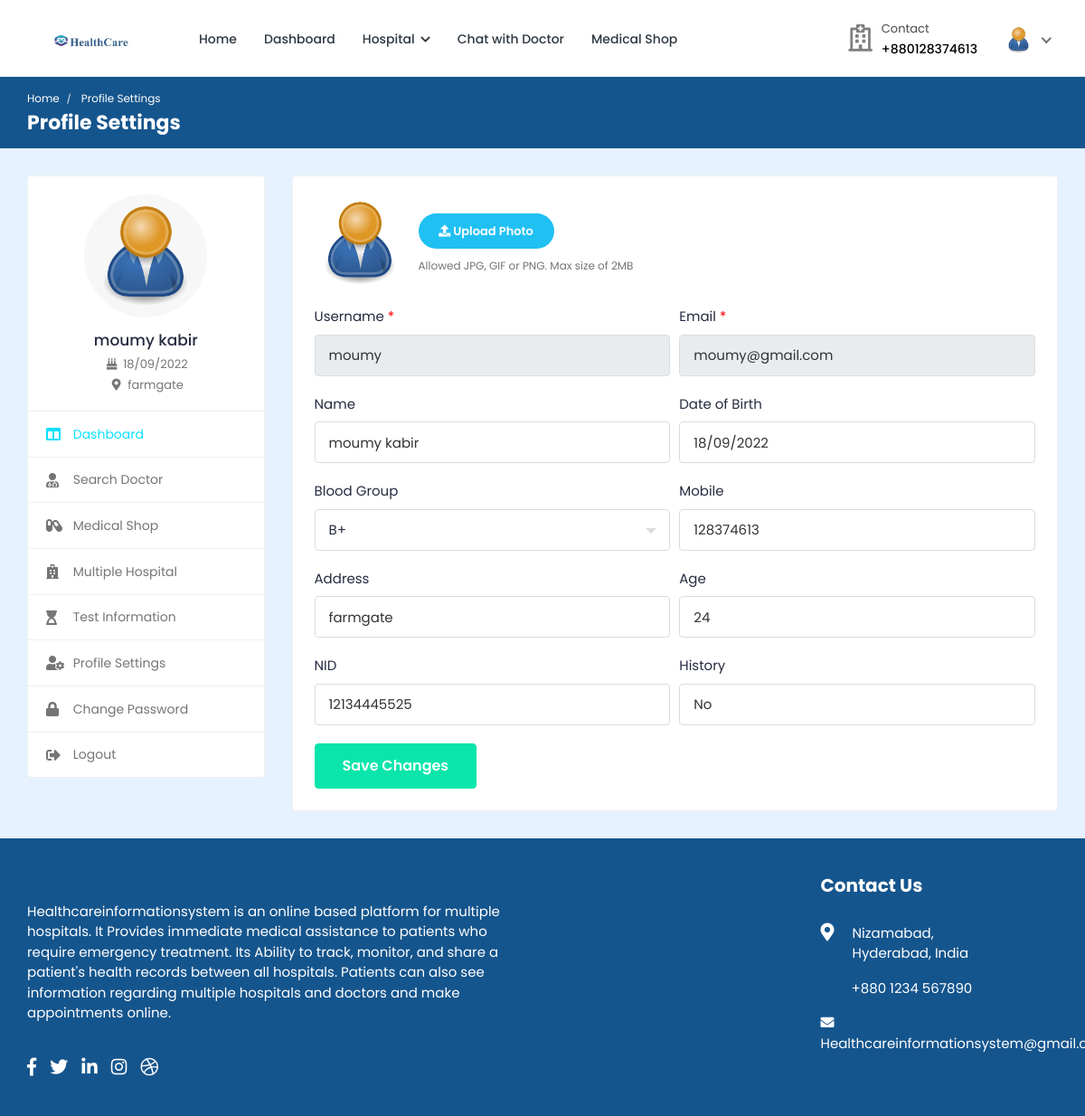
Screenshot of /profile-settings/ (signed in) with the database file from the repository.
### hospital/models.py (models this page shows, shortened)
class Patient(models.Model):
    patient_id = models.AutoField(primary_key=True)
    user = models.OneToOneField(User, on_delete=models.CASCADE, null=True, blank=True, related_name='patient')
    name = models.CharField(max_length=200, null=True, blank=True)
    username = models.CharField(max_length=200, null=True, blank=True)
    age = models.IntegerField(null=True, blank=True)
    email = models.EmailField(max_length=200, null=True, blank=True)
    phone_number = models.IntegerField(null=True, blank=True)
    address = models.CharField(max_length=200, null=True, blank=True)
    featured_image = models.ImageField(upload_to='patients/', default='patients/user-default.png', null=True, blank=True)
    blood_group = models.CharField(max_length=200, null=True, blank=True)
    history = models.CharField(max_length=200, null=True, blank=True)
    dob = models.CharField(max_length=200, null=True, blank=True)
    nid = models.CharField(max_length=200, null=True, blank=True)
    serial_number = models.CharField(max_length=200, null=True, blank=True)
    login_status = models.CharField(max_length=200, null=True, blank=True, default="offline")

### hospital/views.py (the view, shortened to what this page needs)
# urls.py: path('profile-settings/',views.profile_settings, name='profile-settings'),
@csrf_exempt
@login_required(login_url="login")
def profile_settings(request):
    if request.user.is_patient:
        patient = Patient.objects.get(user=request.user)
        old_featured_image = patient.featured_image
        if request.method == 'GET':
            context = {'patient': patient}
            return render(request, 'profile-settings.html', context)
    else:
        redirect('logout')

### templates/profile-settings.html (shortened to what this page needs)
{% load static %}
<!DOCTYPE html>
<html lang="en">
  <head>
    <link
      rel="stylesheet"
      href="{% static 'HealthStack-System/css/Normal/bootstrap.min.css' %}"
    />
    <link
      rel="stylesheet"
      href="{% static 'HealthStack-System/plugins/Normal/fontawesome/css/fontawesome.min.css' %}"
    />
    <link
      rel="stylesheet"
      href="{% static 'HealthStack-System/plugins/Normal/fontawesome/css/all.min.css' %}"
    />
    <link
      rel="stylesheet"
      href="{% static 'HealthStack-System/css/Normal/bootstrap-datetimepicker.min.css' %}"
    />
    <link
      rel="stylesheet"
      href="{% static 'HealthStack-System/plugins/Normal/select2/css/select2.min.css' %}"
    />
    <link
      rel="stylesheet"
      href="{% static 'HealthStack-System/css/Normal/style.css' %}"
    />
    <link href="https://use.fontawesome.com/releases/v5.7.2/css/all.css" rel="stylesheet" />
  </head>
  <body>
    <div class="main-wrapper">
      <header class="header">{% include 'patient_navbar.html' %}</header>
      <div class="breadcrumb-bar">
        <div class="container-fluid">
          <div class="row align-items-center">
            <div class="col-md-12 col-12">
              <nav aria-label="breadcrumb" class="page-breadcrumb">
                <ol class="breadcrumb">
                  <li class="breadcrumb-item"><a href="{% url 'patient-dashboard' %}">Home</a></li>
                  <li class="breadcrumb-item active" aria-current="page">
                    Profile Settings
                  </li>
                </ol>
              </nav>
              <h2 class="breadcrumb-title">Profile Settings</h2>
            </div>
          </div>
        </div>
      </div>
      <div class="content">
        <div class="container-fluid">
          <div class="row">
            <div class="col-md-5 col-lg-4 col-xl-3 theiaStickySidebar">
              <div>{% include 'patient-sidebar.html' %}</div>
            </div>
            <div class="col-md-7 col-lg-8 col-xl-9">
							<div class="card">
								<div class="card-body">
									<form action="{% url 'profile-settings' %}" method="POST" enctype="multipart/form-data">
										<div class="row form-row">
											<div class="col-12 col-md-12">
												<div class="form-group">
													<div class="change-avatar">
														<div class="profile-img">
															<img src="{{patient.featured_image.url}}" alt="User Image">
														</div>
														<div class="upload-img">
															<div class="change-photo-btn">
																<span><i class="fa fa-upload"></i> Upload Photo</span>
															</div>
															<small class="form-text text-muted">Allowed JPG, GIF or PNG. Max size of 2MB</small>
														</div>
													</div>
												</div>
											</div>
                      <div class="col-12 col-md-6">
                        <div class="form-group">
                          <label>Username <span class="text-danger">*</span></label>
                          <input type="text" class="form-control" readonly value="{{patient.username}}" >
                        </div>
											</div>
                      <div class="col-12 col-md-6">
                        <div class="form-group">
                          <label>Email <span class="text-danger">*</span></label>
                          <input type="text" class="form-control" readonly value="{{patient.email}}" >
                        </div>
											</div>
                      <div class="col-12 col-md-6">
												<div class="form-group">
													<label>Name</label>
													<input type="text" class="form-control" value="{{ patient.name }}" name="name">
												</div>
											</div>
											<div class="col-12 col-md-6">
												<div class="form-group">
													<label>Date of Birth</label>
														<input type="text" class="form-control datetimepicker" value="{{patient.dob}}" name="dob">
												</div>
											</div>
											<div class="col-12 col-md-6">
												<div class="form-group">
													<label>Blood Group</label>
												</div>
											</div>
											<div class="col-12 col-md-6">
												<div class="form-group">
													<label>Mobile</label>
													<input type="text" value="{{patient.phone_number}}" class="form-control" name="phone_number">
												</div>
											</div>
											<div class="col-12 col-md-6">
												<div class="form-group">
												<label>Address</label>
													<input type="text" class="form-control" value="{{patient.address}}" name="address">
												</div>
											</div>
                      <div class="col-12 col-md-6">
												<div class="form-group">
												<label>Age</label>
													<input type="text" class="form-control" value="{{patient.age}}" name="age">
												</div>
											</div>
											<div class="col-12 col-md-6">
												<div class="form-group">
													<label>NID</label>
													<input type="text" class="form-control" value="{{patient.nid}}" name="nid">
												</div>
											</div>
											<div class="col-12 col-md-6">
												<div class="form-group">
													<label>History</label>
													<input type="text" class="form-control" value="{{patient.history}}" name="history">
												</div>
											</div>
										</div>
										<div class="submit-section">
											<button type="submit" class="btn btn-primary submit-btn">Save Changes</button>
										</div>
									</form>
								</div>
							</div>
						</div>
          </div>
        </div>
      </div>
      {% include 'footer.html' %}
    </div>
  </body>
</html>

### templates/patient_navbar.html (shortened to what this page needs)
{% load static %}
<nav class="navbar navbar-expand-lg header-nav">
  <div class="navbar-header">
    <a href="{% url 'hospital_home'%}" class="navbar-brand logo">
      <img
        src="{% static 'HealthStack-System/images/Normal/logo.jpg' %}"
        class="img-fluid"
        alt="Logo"
      />
    </a>
  </div>
  <div class="main-menu-wrapper">
    <ul class="main-nav">
      <li>
        <a href="{% url 'hospital_home'%}">Home</a>
      </li>
      <li>
        <a href="{% url 'patient-dashboard' %}">Dashboard</a>
      </li>
      <li class="has-submenu">
        <a href="#">Hospital <i class="fas fa-chevron-down"></i></a>
      </li>
      {% if user.is_authenticated and user.is_patient %}
      <li>
        <a href="{% url 'chat-home' pk=user.id %}">Chat with Doctor</a>
      </li>
      {% endif %}
      <li>
        <a href="{% url 'pharmacy_shop' %}">Medical Shop</a>
      </li>
    </ul>
  </div>
  <ul class="nav header-navbar-rht">
    <li class="nav-item contact-item">
      <div class="header-contact-img">
        <i class="far fa-hospital"></i>
      </div>
      <div class="header-contact-detail">
        <p class="contact-header">Contact</p>
        <p class="contact-info-header">+880{{patient.phone_number}}</p>
      </div>
    </li>
    <li class="nav-item dropdown has-arrow logged-item">
      <a href="#" class="dropdown-toggle nav-link" data-toggle="dropdown">
        <span class="user-img">
          <img
            class="rounded-circle"
            src="{{patient.featured_image.url}}"
            width="31"
            alt="Richard Wilson"
          />
        </span>
      </a>
    </li>
  </ul>
</nav>

### templates/patient-sidebar.html
{% load static %}
    <div class="profile-sidebar">
      <div class="widget-profile pro-widget-content">
        <div class="profile-info-widget">
          <a href="#" class="booking-doc-img">
            <img
              src="{{ patient.featured_image.url }}"
              alt="User Image"
            />
          </a>
          <div class="profile-det-info">
            <h3>{{patient.name}}</h3>
            <div class="patient-details">
              <h5>
                <i class="fas fa-birthday-cake"></i> {{ patient.dob }}
              </h5>
              <h5 class="mb-0">
                <i class="fas fa-map-marker-alt"></i>
                {{ patient.address }}
              </h5>
            </div>
          </div>
        </div>
      </div>
      <div class="dashboard-widget">
        <nav class="dashboard-menu sidebar">
          <ul>
            <li class="active">
              <a href="{% url 'patient-dashboard' %}">
                <i class="fas fa-columns"></i>
                <span>Dashboard</span>
              </a>
            </li>
            <li class="nav-item has-submenu">
              <a href="{% url 'search' %}">
                <i class="fas fa-user-md"></i>
                <span>Search Doctor</span>
              </a>
            </li>
            <li class="has-submenu">
              <a href="{% url 'pharmacy_shop' %}" class="nav-link">
                <i class="fas fa-capsules"></i>
                <span>Medical Shop</span>
              </a>
            </li>
            <li>
                <a href="{% url 'multiple-hospital' %}">
                  <i class="fas fa-hospital"></i>
                  <span>Multiple Hospital</span>
                </a>
            </li>
            <li>
              <a href="{% url 'doctor-test-list'%}" target="_blank">
                <i class="fas fa-hourglass-start"></i>
                <span>Test Information</span>
              </a>
            </li>
            <li>
              <a href="{% url 'profile-settings' %}">
                <i class="fas fa-user-cog"></i>
                <span>Profile Settings</span>
              </a>
            </li>
            <li>
              <a href="{% url 'change-password' pk=user.id%}">
                <i class="fas fa-lock"></i>
                <span>Change Password</span>
              </a>
            </li>
            <li>
              <a href="{% url 'logout' %}">
                <i class="fas fa-sign-out-alt"></i>
                <span>Logout</span>
              </a>
            </li>
          </ul>
        </nav>
      </div>
    </div>

### rows the page displays
Patient: phone_number "128374613", featured_image (picture), name "moumy kabir", dob "18/09/2022", address "farmgate", username "moumy", email "moumy@gmail.com", age "24", nid "12134445525", history "No"
